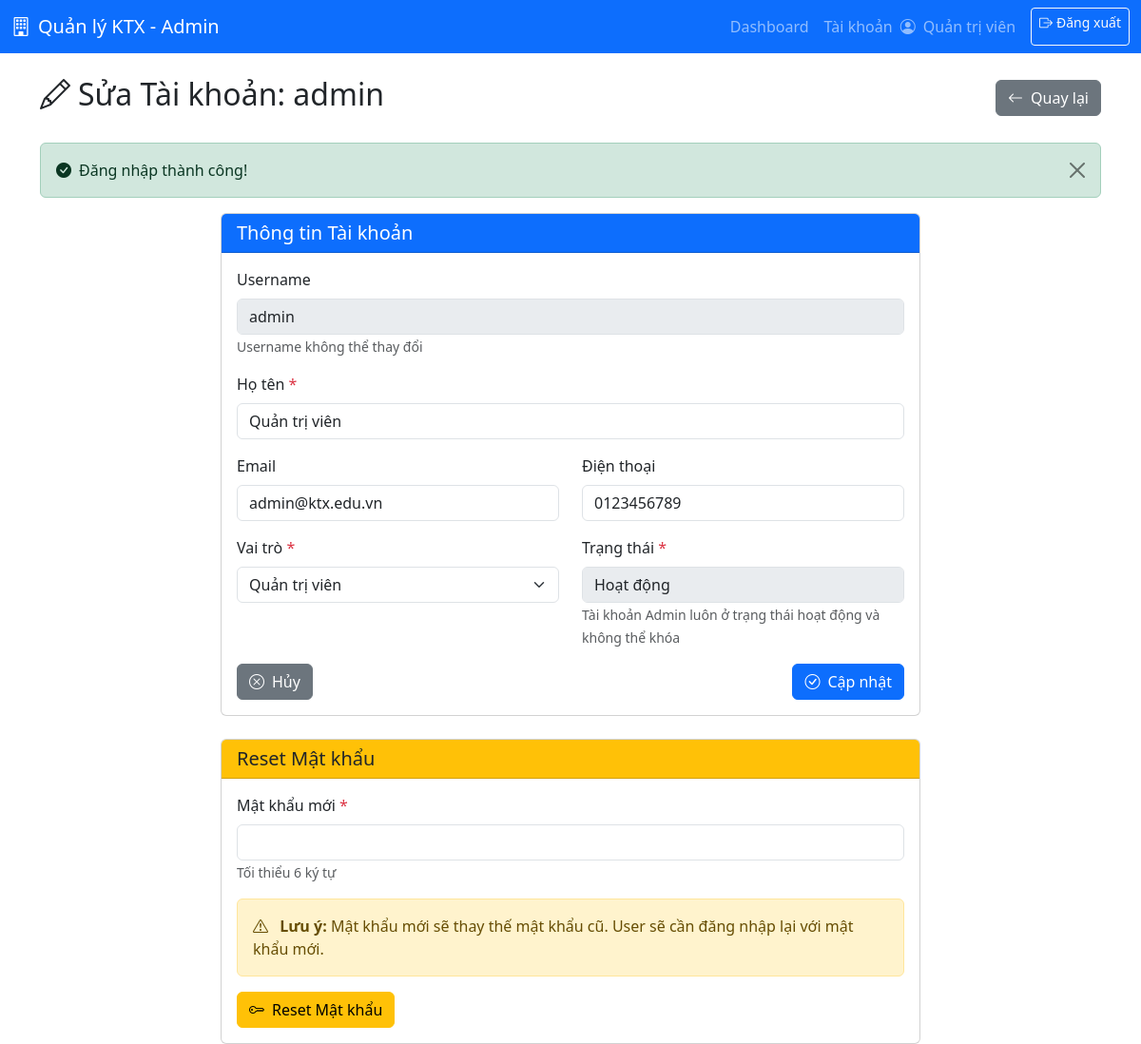
Screenshot of /views/admin/users/edit_user.php?id=1 (signed in) with the database file from the repository.
### tables this page shows
CREATE TABLE users (
    id INT AUTO_INCREMENT PRIMARY KEY,
    username VARCHAR(50) UNIQUE NOT NULL,
    password VARCHAR(255) NOT NULL COMMENT 'Mật khẩu đã hash',
    full_name VARCHAR(100) NOT NULL,
    email VARCHAR(100),
    phone VARCHAR(20),
    role ENUM('admin', 'manager', 'student') NOT NULL,
    status ENUM('active', 'inactive') DEFAULT 'active',
    created_at TIMESTAMP DEFAULT CURRENT_TIMESTAMP,
    updated_at TIMESTAMP DEFAULT CURRENT_TIMESTAMP ON UPDATE CURRENT_TIMESTAMP,
    INDEX idx_username (username),
    INDEX idx_role (role),
    INDEX idx_status (status)
);

### functions/auth.php (called while the page is built, shortened)
<?php
require_once __DIR__ . '/helpers.php';
function getCurrentUser() {
    if (isset($_SESSION['user_id']) && isset($_SESSION['username'])) {
        return [
            'id' => $_SESSION['user_id'],
            'username' => $_SESSION['username'],
            'full_name' => $_SESSION['full_name'] ?? null,
            'role' => $_SESSION['role'] ?? null,
            'email' => $_SESSION['email'] ?? null,
            'phone' => $_SESSION['phone'] ?? null
        ];
    }
    return null;
}
?>

### functions/users.php (called while the page is built, shortened)
<?php
require_once __DIR__ . '/helpers.php';
function getUserById($userId) {
    $conn = getDbConnection();
    $user = null;
    $sql = "SELECT * FROM users WHERE id = ?";
    $stmt = mysqli_prepare($conn, $sql);
    if ($stmt) {
        mysqli_stmt_bind_param($stmt, "i", $userId);
        mysqli_stmt_execute($stmt);
        $result = mysqli_stmt_get_result($stmt);
        if ($result && mysqli_num_rows($result) > 0) {
            $user = mysqli_fetch_assoc($result);
            unset($user['password']);
        }
    }
    return $user;
}
function getUserRoles() {
    return [
        'admin' => 'Quản trị viên',
        'manager' => 'Quản lý KTX',
        'student' => 'Sinh viên'
    ];
}

### functions/helpers.php (called while the page is built, shortened)
<?php
function getSuccessMessage() {
    if (isset($_SESSION['success'])) {
        $message = $_SESSION['success'];
        return $message;
    }
    return null;
}
function escapeHtml($string) {
    return htmlspecialchars($string, ENT_QUOTES, 'UTF-8');
}
?>

### views/admin/users/edit_user.php (the view, shortened to what this page needs)
<?php
require_once __DIR__ . '/../../../functions/auth.php';
require_once __DIR__ . '/../../../functions/helpers.php';
require_once __DIR__ . '/../../../functions/users.php';
$currentUser = getCurrentUser();
$userId = intval($_GET['id'] ?? 0);
$user = getUserById($userId);
$roles = getUserRoles();
$successMsg = getSuccessMessage();
?>
<!DOCTYPE html>
<html lang="vi">
<head>
    <link href="https://cdn.jsdelivr.net/npm/bootstrap@5.3.3/dist/css/bootstrap.min.css" rel="stylesheet">
    <link href="https://cdn.jsdelivr.net/npm/bootstrap-icons@1.11.0/font/bootstrap-icons.css" rel="stylesheet">
</head>
<body>
    <nav class="navbar navbar-expand-lg navbar-dark bg-primary">
        <div class="container-fluid">
            <a class="navbar-brand" href="../dashboard.php">
                <i class="bi bi-building me-2"></i>Quản lý KTX - Admin
            </a>
            <div class="navbar-nav ms-auto">
                <a class="nav-link" href="../dashboard.php">Dashboard</a>
                <a class="nav-link" href="../users.php">Tài khoản</a>
                <span class="navbar-text me-3">
                    <i class="bi bi-person-circle me-1"></i>
                    <?php echo escapeHtml($currentUser['full_name'] ?? $currentUser['username']); ?>
                </span>
                <a class="btn btn-outline-light btn-sm" href="../../../handle/logout_process.php">
                    <i class="bi bi-box-arrow-right me-1"></i>Đăng xuất
                </a>
            </div>
        </div>
    </nav>
    <div class="container mt-4">
        <div class="d-flex justify-content-between align-items-center mb-4">
            <h2><i class="bi bi-pencil me-2"></i>Sửa Tài khoản: <?php echo escapeHtml($user['username']); ?></h2>
            <a href="../users.php" class="btn btn-secondary">
                <i class="bi bi-arrow-left me-2"></i>Quay lại
            </a>
        </div>
        <?php if ($successMsg): ?>
            <div class="alert alert-success alert-dismissible fade show">
                <i class="bi bi-check-circle-fill me-2"></i><?php echo escapeHtml($successMsg); ?>
                <button type="button" class="btn-close" data-bs-dismiss="alert"></button>
            </div>
        <?php endif; ?>
        <div class="row">
            <div class="col-md-8 mx-auto">
                <div class="card mb-4">
                    <div class="card-header bg-primary text-white">
                        <h5 class="mb-0">Thông tin Tài khoản</h5>
                    </div>
                    <div class="card-body">
                        <form method="POST" action="../../../handle/users_process.php">
                            <div class="mb-3">
                                <label for="username" class="form-label">Username</label>
                                <input type="text" class="form-control" id="username"
                                       value="<?php echo escapeHtml($user['username']); ?>"
                                       disabled>
                                <small class="text-muted">Username không thể thay đổi</small>
                            </div>
                            <div class="mb-3">
                                <label for="full_name" class="form-label">Họ tên <span class="text-danger">*</span></label>
                                <input type="text" class="form-control" id="full_name" name="full_name"
                                       value="<?php echo escapeHtml($user['full_name']); ?>"
                                       required>
                            </div>
                            <div class="row mb-3">
                                <div class="col-md-6">
                                    <label for="email" class="form-label">Email</label>
                                    <input type="email" class="form-control" id="email" name="email"
                                           value="<?php echo escapeHtml($user['email'] ?? ''); ?>">
                                </div>
                                <div class="col-md-6">
                                    <label for="phone" class="form-label">Điện thoại</label>
                                    <input type="text" class="form-control" id="phone" name="phone"
                                           value="<?php echo escapeHtml($user['phone'] ?? ''); ?>"
                                           pattern="[0-9]{10,11}"
                                           title="Số điện thoại từ 10-11 chữ số">
                                </div>
                            </div>
                            <div class="row mb-3">
                                <div class="col-md-6">
                                    <label for="role" class="form-label">Vai trò <span class="text-danger">*</span></label>
                                    <select class="form-select" id="role" name="role" required>
                                        <?php foreach ($roles as $value => $label): ?>
                                            <option value="<?php echo $value; ?>"
                                                    <?php echo ($user['role'] === $value) ? 'selected' : ''; ?>>
                                                <?php echo escapeHtml($label); ?>
                                            </option>
                                        <?php endforeach; ?>
                                    </select>
                                </div>
                                <div class="col-md-6">
                                    <label for="status" class="form-label">Trạng thái <span class="text-danger">*</span></label>
                                    <?php if ($user['role'] === 'admin'): ?>
                                        <input type="text" class="form-control" value="Hoạt động" disabled>
                                        <small class="text-muted">Tài khoản Admin luôn ở trạng thái hoạt động và không thể khóa</small>
                                    <?php endif; ?>
                                </div>
                            </div>
                            <div class="d-flex justify-content-between">
                                <a href="../users.php" class="btn btn-secondary">
                                    <i class="bi bi-x-circle me-2"></i>Hủy
                                </a>
                                <button type="submit" class="btn btn-primary">
                                    <i class="bi bi-check-circle me-2"></i>Cập nhật
                                </button>
                            </div>
                        </form>
                    </div>
                </div>
                <div class="card">
                    <div class="card-header bg-warning text-dark">
                        <h5 class="mb-0">Reset Mật khẩu</h5>
                    </div>
                    <div class="card-body">
                        <form method="POST" action="../../../handle/users_process.php" onsubmit="return confirmResetPassword()">
                            <div class="mb-3">
                                <label for="new_password" class="form-label">Mật khẩu mới <span class="text-danger">*</span></label>
                                <input type="password" class="form-control" id="new_password" name="new_password"
                                       required
                                       minlength="6">
                                <small class="text-muted">Tối thiểu 6 ký tự</small>
                            </div>
                            <div class="alert alert-warning">
                                <i class="bi bi-exclamation-triangle me-2"></i>
                                <strong>Lưu ý:</strong> Mật khẩu mới sẽ thay thế mật khẩu cũ. User sẽ cần đăng nhập lại với mật khẩu mới.
                            </div>
                            <button type="submit" class="btn btn-warning">
                                <i class="bi bi-key me-2"></i>Reset Mật khẩu
                            </button>
                        </form>
                    </div>
                </div>
            </div>
        </div>
    </div>
</body>
</html>

### rows the page displays
users: full_name "Quản trị viên", username "admin", email "admin@ktx.edu.vn", phone "0123456789", role "Quản trị viên"

### other values shown
escapeHtml($successMsg) "Đăng nhập thành công!"
